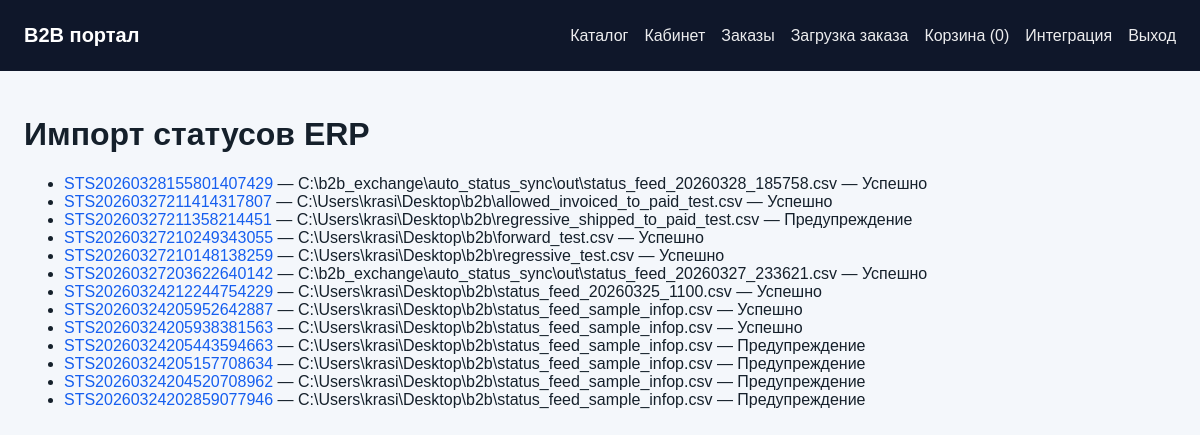
The page /integrations/status-imports/ (signed in) on the database its author committed.
### apps/integrations/models.py (models this page shows, shortened)
class ExchangeBatch(models.Model):
    DIRECTION_CHOICES = [('export_orders', 'Экспорт заказов'), ('import_statuses', 'Импорт статусов'), ('system', 'Система')]
    STATUS_CHOICES = [('created', 'Создан'), ('ok', 'Успешно'), ('warning', 'Предупреждение'), ('error', 'Ошибка')]
    code = models.CharField('Код пакета', max_length=64, unique=True, db_index=True)
    direction = models.CharField('Направление', max_length=32, choices=DIRECTION_CHOICES)
    profile = models.ForeignKey(IntegrationProfile, verbose_name='Профиль', on_delete=models.SET_NULL, blank=True, null=True, related_name='batches')
    status = models.CharField('Статус', max_length=16, choices=STATUS_CHOICES, default='created')
    created_at = models.DateTimeField('Создан', auto_now_add=True)
    started_at = models.DateTimeField('Начат', blank=True, null=True)
    finished_at = models.DateTimeField('Завершен', blank=True, null=True)
    orders_count = models.PositiveIntegerField('Заказов', default=0)
    success_count = models.PositiveIntegerField('Успешно', default=0)
    error_count = models.PositiveIntegerField('Ошибок', default=0)
    file_path = models.CharField('Путь к основному файлу', max_length=1024, blank=True)
    checksum = models.CharField('Checksum', max_length=64, blank=True)
    comment = models.TextField('Комментарий', blank=True)
    class Meta:
        verbose_name = 'Пакет обмена'
        verbose_name_plural = 'Пакеты обмена'
        ordering = ['-created_at']

### apps/integrations/views.py (the view)
# urls.py: path('status-imports/', views.status_imports, name='status-imports'),
@staff_member_required
def status_imports(request):
    batches = ExchangeBatch.objects.filter(direction='import_statuses').select_related('profile').all()[:200]
    return render(request, 'integrations/status_imports.html', {'batches': batches})

### apps/portal/cart.py (called while the page is built)
    def count(self):
        return len(self.data)

### apps/portal/context_processors.py (called while the page is built)
def portal_context(request):
    cart = SessionCart(request)
    profile = getattr(getattr(request, 'user', None), 'company_profile', None)
    return {
        'portal_cart_count': cart.count(),
        'portal_company': getattr(profile, 'company', None),
    }

### templates/integrations/status_imports.html (shortened to what this page needs)
{% extends "base.html" %}
{% block content %}
<h1>Импорт статусов ERP</h1>
<ul>
{% for batch in batches %}
    <li><a href="{% url 'integrations:batch-detail' batch.pk %}">{{ batch.code }}</a> — {{ batch.file_path }} — {{ batch.get_status_display }}</li>
{% empty %}
    <li>Загрузок статусов пока не было.</li>
{% endfor %}
</ul>
{% endblock %}

### templates/base.html (style rules this page uses)
:root { --bg:#f4f7fb; --card:#ffffff; --line:#d9e1ea; --text:#15202b; --muted:#5b6b7b; --accent:#155eef; --ok:#067647; --warn:#b54708; }
* { box-sizing:border-box; }
body { margin:0; font-family:Arial, sans-serif; background:var(--bg); color:var(--text); }
a { color:var(--accent); text-decoration:none; }

### rows shown on the page
ExchangeBatch: code "STS20260328155801407429", file_path "C:\\b2b_exchange\\auto_status_sync\\out\\status_feed_20260328_185758.csv", status "Успешно"
ExchangeBatch: code "STS20260327211414317807", file_path "C:\\Users\\krasi\\Desktop\\b2b\\allowed_invoiced_to_paid_test.csv", status "Успешно"
ExchangeBatch: code "STS20260327211358214451", file_path "C:\\Users\\krasi\\Desktop\\b2b\\regressive_shipped_to_paid_test.csv", status "Предупреждение"
ExchangeBatch: code "STS20260327210249343055", file_path "C:\\Users\\krasi\\Desktop\\b2b\\forward_test.csv", status "Успешно"
ExchangeBatch: code "STS20260327210148138259", file_path "C:\\Users\\krasi\\Desktop\\b2b\\regressive_test.csv", status "Успешно"
ExchangeBatch: code "STS20260327203622640142", file_path "C:\\b2b_exchange\\auto_status_sync\\out\\status_feed_20260327_233621.csv", status "Успешно"
ExchangeBatch: code "STS20260324212244754229", file_path "C:\\Users\\krasi\\Desktop\\b2b\\status_feed_20260325_1100.csv", status "Успешно"
ExchangeBatch: code "STS20260324205952642887", file_path "C:\\Users\\krasi\\Desktop\\b2b\\status_feed_sample_infop.csv", status "Успешно"
ExchangeBatch: code "STS20260324205938381563", file_path "C:\\Users\\krasi\\Desktop\\b2b\\status_feed_sample_infop.csv", status "Успешно"
ExchangeBatch: code "STS20260324205443594663", file_path "C:\\Users\\krasi\\Desktop\\b2b\\status_feed_sample_infop.csv", status "Предупреждение"
ExchangeBatch: code "STS20260324205157708634", file_path "C:\\Users\\krasi\\Desktop\\b2b\\status_feed_sample_infop.csv", status "Предупреждение"
ExchangeBatch: code "STS20260324204520708962", file_path "C:\\Users\\krasi\\Desktop\\b2b\\status_feed_sample_infop.csv", status "Предупреждение"
ExchangeBatch: code "STS20260324202859077946", file_path "C:\\Users\\krasi\\Desktop\\b2b\\status_feed_sample_infop.csv", status "Предупреждение"

### other values the page prints
{{ portal_cart_count }} "0"
